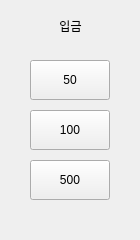
<?xml version="1.0" encoding="UTF-8"?>
<ui version="4.0">
 <class>DockWidget</class>
 <widget class="QDockWidget" name="DockWidget">
  <property name="geometry">
   <rect>
    <x>0</x>
    <y>0</y>
    <width>140</width>
    <height>240</height>
   </rect>
  </property>
  <property name="windowTitle">
   <string>DockWidget</string>
  </property>
  <widget class="QWidget" name="dockWidgetContents">
   <widget class="QPushButton" name="pushButton_5">
    <property name="geometry">
     <rect>
      <x>120</x>
      <y>330</y>
      <width>80</width>
      <height>40</height>
     </rect>
    </property>
    <property name="styleSheet">
     <string notr="true">font:10pt, 'bold'</string>
    </property>
    <property name="text">
     <string>500</string>
    </property>
   </widget>
   <widget class="QPushButton" name="pushButton_6">
    <property name="geometry">
     <rect>
      <x>120</x>
      <y>280</y>
      <width>80</width>
      <height>40</height>
     </rect>
    </property>
    <property name="styleSheet">
     <string notr="true">font:10pt, 'bold'</string>
    </property>
    <property name="text">
     <string>100</string>
    </property>
   </widget>
   <widget class="QPushButton" name="pushButton_50">
    <property name="geometry">
     <rect>
      <x>30</x>
      <y>60</y>
      <width>80</width>
      <height>40</height>
     </rect>
    </property>
    <property name="styleSheet">
     <string notr="true">font:10pt, 'bold'</string>
    </property>
    <property name="text">
     <string>50</string>
    </property>
   </widget>
   <widget class="QLabel" name="label">
    <property name="geometry">
     <rect>
      <x>40</x>
      <y>10</y>
      <width>61</width>
      <height>31</height>
     </rect>
    </property>
    <property name="sizePolicy">
     <sizepolicy hsizetype="Maximum" vsizetype="Maximum">
      <horstretch>0</horstretch>
      <verstretch>0</verstretch>
     </sizepolicy>
    </property>
    <property name="styleSheet">
     <string notr="true">font: 15pt, 'bold'</string>
    </property>
    <property name="text">
     <string>입금</string>
    </property>
    <property name="alignment">
     <set>Qt::AlignCenter</set>
    </property>
   </widget>
   <widget class="QPushButton" name="pushButton_500">
    <property name="geometry">
     <rect>
      <x>30</x>
      <y>160</y>
      <width>80</width>
      <height>40</height>
     </rect>
    </property>
    <property name="styleSheet">
     <string notr="true">font:10pt, 'bold'</string>
    </property>
    <property name="text">
     <string>500</string>
    </property>
   </widget>
   <widget class="QPushButton" name="pushButton_100">
    <property name="geometry">
     <rect>
      <x>30</x>
      <y>110</y>
      <width>80</width>
      <height>40</height>
     </rect>
    </property>
    <property name="styleSheet">
     <string notr="true">font:10pt, 'bold'</string>
    </property>
    <property name="text">
     <string>100</string>
    </property>
   </widget>
  </widget>
 </widget>
 <resources/>
 <connections/>
</ui>
